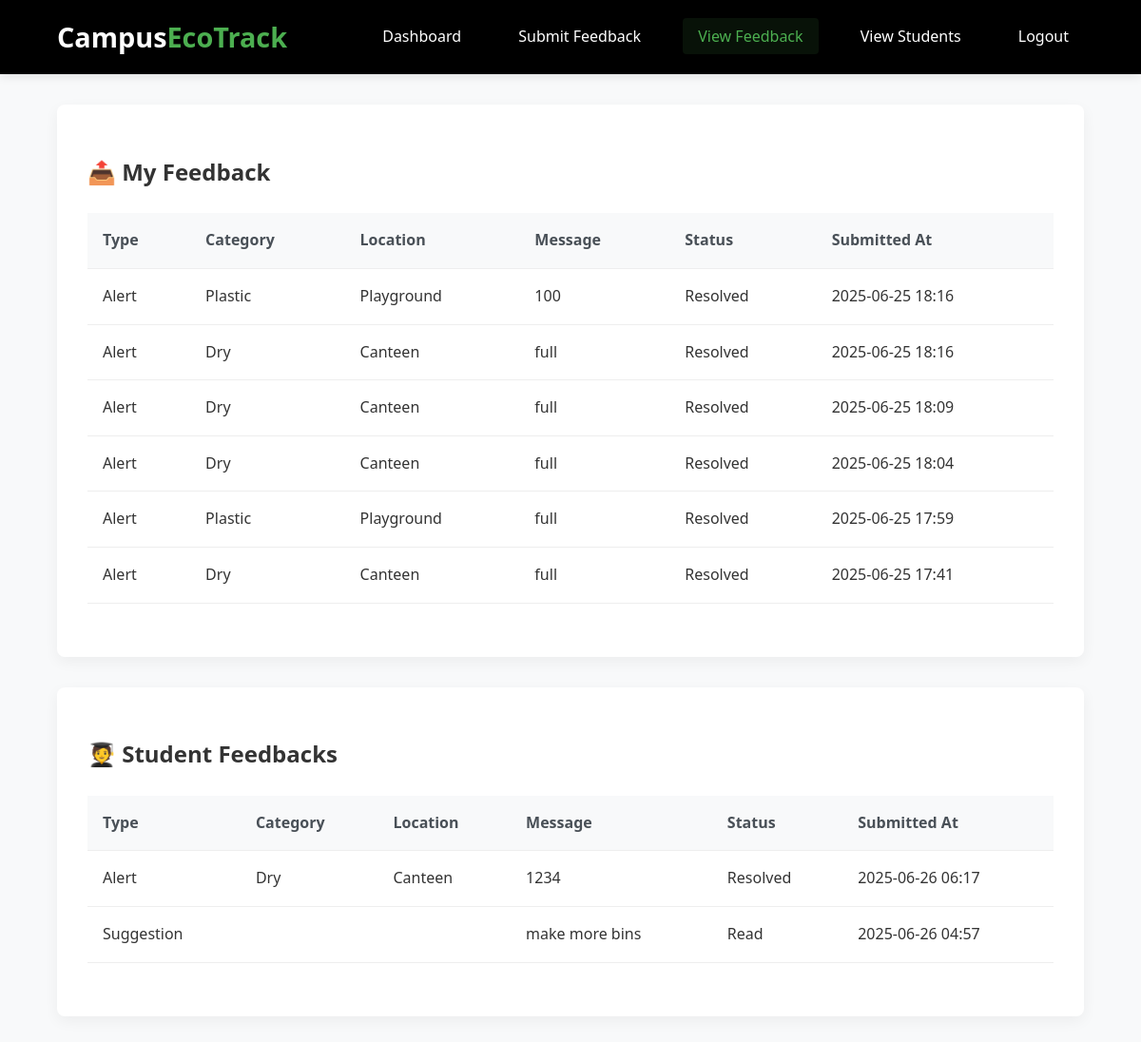
The page /staff/view-feedbacks/ (signed in) on the database its author committed.
### general/models.py (models this page shows, shortened)
class Feedback(models.Model):
    FEEDBACK_TYPE_CHOICES = (
        ('Alert', 'Alert'),
        ('Suggestion', 'Suggestion'),
        ('Complaint', 'Complaint'),
    )
    STATUS_ALERT = (
        ('Pending', 'Pending'),
        ('Resolved', 'Resolved'),
    )
    STATUS_OTHER = (
        ('Unread', 'Unread'),
        ('Read', 'Read'),
    )
    user = models.ForeignKey(User, on_delete=models.CASCADE)
    feedback_type = models.CharField(max_length=20, choices=FEEDBACK_TYPE_CHOICES)
    location = models.CharField(max_length=100)
    message = models.TextField()
    status = models.CharField(max_length=20, default='Unread')  # Default for suggestion/complaint
    created_at = models.DateTimeField(auto_now_add=True)

class Bin(models.Model):
    CATEGORY_CHOICES = [
        ('Dry', 'Dry'),
        ('Wet', 'Wet'),
        ('Plastic', 'Plastic'),
        ('E-Waste', 'E-Waste'),
        ('Other', 'Other'),
    ]
    LOCATION_CHOICES = [
        ('Block A', 'Block A'),
        ('Block B', 'Block B'),
        ('Canteen', 'Canteen'),
        ('Hostel', 'Hostel'),
        ('Library', 'Library'),
        ('Playground', 'Playground'),
    ]
    location = models.CharField(max_length=100, choices=LOCATION_CHOICES)
    category = models.CharField(max_length=50, choices=CATEGORY_CHOICES)
    status = models.CharField(max_length=20, choices=[('Empty', 'Empty'), ('Full', 'Full')], default='Empty')
    fill_level = models.IntegerField(default=0)  # % full (0 to 100)
    last_updated = models.DateTimeField(auto_now=True)
    scheduled_date = models.DateField(null=True, blank=True)

### users/views.py (the view)
# urls.py: path('staff/view-feedbacks/', views.combined_feedback_view, name='view_feedbacks'),
@login_required
def combined_feedback_view(request):
    if request.user.role != 'staff':
        return render(request, '403.html')
    my_feedbacks = Feedback.objects.filter(user=request.user).order_by('-created_at')
    student_feedbacks = Feedback.objects.filter(user__role='student').order_by('-created_at')
    bins = Bin.objects.all()
    return render(request, 'staff/view_feedback.html', {
        'my_feedbacks': my_feedbacks,
        'student_feedbacks': student_feedbacks,
        'bins': bins,
    })

### users/templates/staff/view_feedback.html (shortened to what this page needs)
{% load static %}
<!DOCTYPE html>
<html lang="en">
<head>
  <link rel="stylesheet" href="{% static 'staff_table.css' %}">
</head>
<body>
<header>
  <div class="logo">Campus<span>EcoTrack</div>
  <nav>
    <a href="{% url 'staff_dashboard' %}">Dashboard</a>
    <a href="{% url 'submit_feedback' %}">Submit Feedback</a>
    <a class="active" href="{% url 'view_feedbacks' %}">View Feedback</a>
    <a href="{% url 'view_students' %}">View Students</a>
    <a href="{% url 'logout_view' %}">Logout</a>
  </nav>
</header>
<main class="dashboard">
  <div class="card">
    <h2>📤 My Feedback</h2>
    <table>
      <thead>
        <tr>
          <th>Type</th>
          <th>Category</th>
          <th>Location</th>
          <th>Message</th>
          <th>Status</th>
          <th>Submitted At</th>
        </tr>
      </thead>
      <tbody>
        {% for fb in my_feedbacks %}
        <tr>
          <td>{{ fb.feedback_type }}</td>
          <td>
            {% for bin in bins %}
              {% if bin.location == fb.location %}
                {{ bin.category }}
              {% endif %}
            {% endfor %}
          </td>
          <td>{{ fb.location }}</td>
          <td>{{ fb.message }}</td>
          <td>{{ fb.status }}</td>
          <td>{{ fb.created_at|date:"Y-m-d H:i" }}</td>
        </tr>
        {% empty %}
        <tr><td colspan="5">No feedback found.</td></tr>
        {% endfor %}
      </tbody>
    </table>
  </div>
  <div class="card">
    <h2>🧑‍🎓 Student Feedbacks</h2>
    <table>
      <thead>
        <tr>
          <th>Type</th>
          <th>Category</th>
          <th>Location</th>
          <th>Message</th>
          <th>Status</th>
          <th>Submitted At</th>
        </tr>
      </thead>
      <tbody>
        {% for fb in student_feedbacks %}
        <tr>
          <td>{{ fb.feedback_type }}</td>
          <td>
            {% for bin in bins %}
              {% if bin.location == fb.location %}
                {{ bin.category }}
              {% endif %}
            {% endfor %}
          </td>
          <td>{{ fb.location }}</td>
          <td>{{ fb.message }}</td>
          <td>{{ fb.status }}</td>
          <td>{{ fb.created_at|date:"Y-m-d H:i" }}</td>
        </tr>
        {% empty %}
        <tr><td colspan="5">No feedback found.</td></tr>
        {% endfor %}
      </tbody>
    </table>
  </div>
</main>
</body>
</html>

### users/static/staff_table.css (style rules this page uses)
.dashboard { padding: 2rem 5%; }
.card { background-color: white; border-radius: 8px; padding: 2rem; box-shadow: 0 5px 15px rgba(0, 0, 0, 0.05); margin-bottom: 2rem; }
.card h2 { font-size: 1.5rem; margin-bottom: 1.5rem; color: #333; }
table { width: 100%; border-collapse: collapse; margin: 1.5rem 0; }
th, td { padding: 1rem; text-align: left; border-bottom: 1px solid #eee; }
th { background-color: #f8f9fa; font-weight: 600; color: #495057; }

### users/static/staff_dashboard.css (style rules this page uses)
body { background-color: #f8f9fa; color: #333; font-family: 'Segoe UI', Tahoma, Geneva, Verdana, sans-serif; line-height: 1.6; margin: 0; }
header { background-color: #000; color: white; padding: 1rem 5%; display: flex; justify-content: space-between; align-items: center; box-shadow: 0 2px 10px rgba(0, 0, 0, 0.1); }
.logo { font-size: 1.8rem; font-weight: 700; }
.logo span { color: #4CAF50; }
nav a { color: white; text-decoration: none; margin-left: 1.5rem; padding: 0.5rem 1rem; border-radius: 4px; transition: all 0.3s ease; }
nav a.active { background-color: rgba(76, 175, 80, 0.1); color: #4CAF50; }
.dashboard { padding: 2rem 5%; }
.card { background-color: white; border-radius: 8px; padding: 1.5rem; box-shadow: 0 5px 15px rgba(0, 0, 0, 0.05); transition: transform 0.3s ease, box-shadow 0.3s ease; }

### rows shown on the page
Feedback: feedback_type "Alert", location "Playground", message "100", status "Resolved", created_at "2025-06-25 18:16"
Bin: category "Plastic"
Feedback: feedback_type "Alert", location "Canteen", message "full", status "Resolved", created_at "2025-06-25 18:16"
Bin: category "Dry"
Feedback: feedback_type "Alert", location "Canteen", message "full", status "Resolved", created_at "2025-06-25 18:09"
Feedback: feedback_type "Alert", location "Canteen", message "full", status "Resolved", created_at "2025-06-25 18:04"
Feedback: feedback_type "Alert", location "Playground", message "full", status "Resolved", created_at "2025-06-25 17:59"
Feedback: feedback_type "Alert", location "Canteen", message "full", status "Resolved", created_at "2025-06-25 17:41"
Feedback: feedback_type "Alert", location "Canteen", message "1234", status "Resolved", created_at "2025-06-26 06:17"
Feedback: feedback_type "Suggestion", message "make more bins", status "Read", created_at "2025-06-26 04:57"
